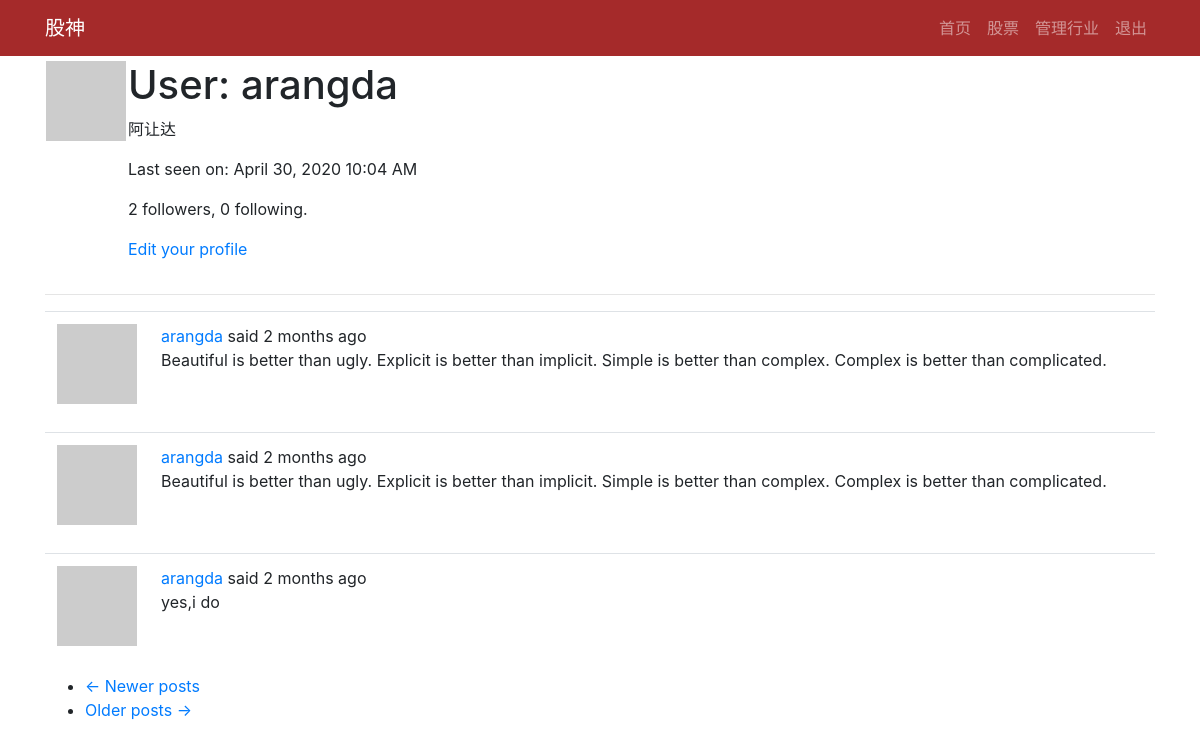
Page /user/arangda (signed in) on the earlier database version.
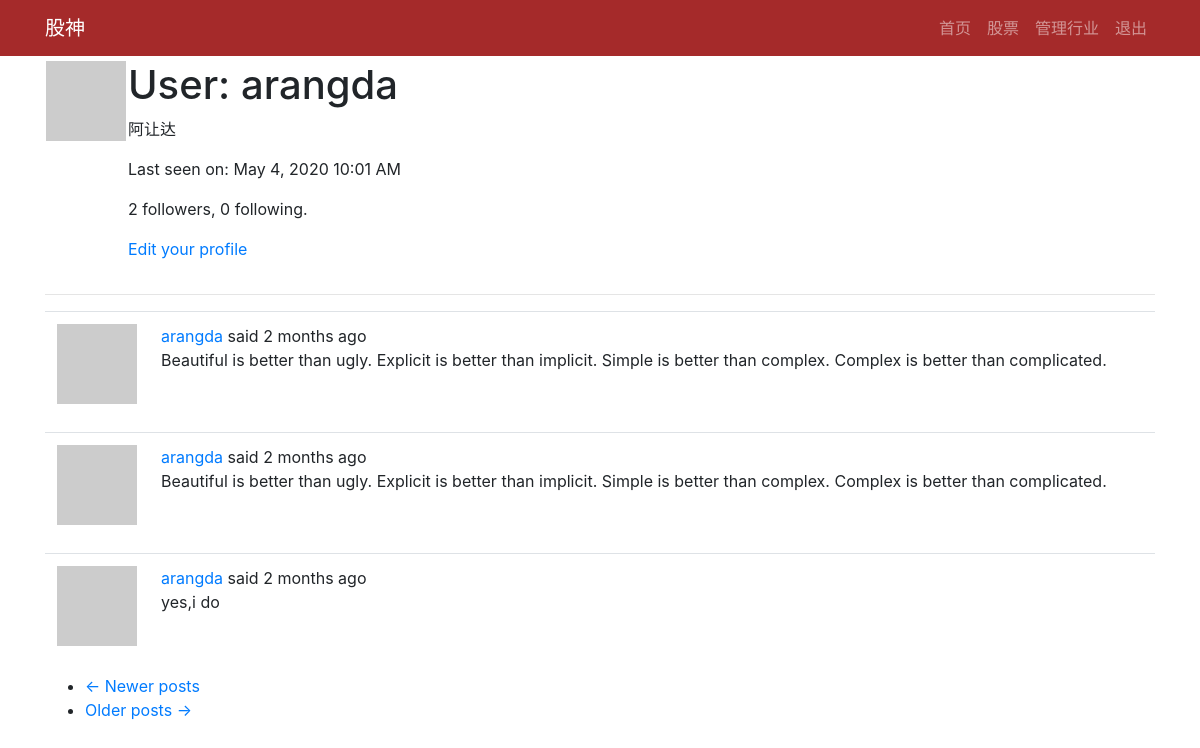
Same page on the later database version.
### app/models.py (models this page shows, shortened)
class PaginatedAPIMixin(object):
    @staticmethod
    def to_collection_dict(query, page, per_page, endpoint, **kwargs):
        resources = query.paginate(page, per_page, False)
        data = {
            'items': [item.to_dict() for item in resources.items],
            '_meta': {
                'page': page,
                'per_page': per_page,
                'total_pages': resources.pages,
                'total_items': resources.total
            },
            '_links': {
                'self': url_for(endpoint, page=page, per_page=per_page,
                                **kwargs),
                'next': url_for(endpoint, page=page + 1, per_page=per_page,
                                **kwargs) if resources.has_next else None,
                'prev': url_for(endpoint, page=page - 1, per_page=per_page,
                                **kwargs) if resources.has_prev else None
            }
        }
        return data

class User(PaginatedAPIMixin,UserMixin,db.Model):
    id = db.Column(db.Integer,primary_key=True)
    username = db.Column(db.String(64),index=True,unique=True)
    email = db.Column(db.String(120),index=True,unique=True)
    password_hash = db.Column(db.String(128))
    about_me = db.Column(db.String(140))
    last_seen = db.Column(db.DateTime,default=datetime.utcnow)
    posts = db.relationship('Post',backref='author',lazy='dynamic')
    messages_sent = db.relationship('Message',
                                    foreign_keys='Message.sender_id',
                                    backref='author', lazy='dynamic')
    messages_received = db.relationship('Message',
                                        foreign_keys='Message.recipient_id',
                                        backref='recipient', lazy='dynamic')
    last_message_read_time = db.Column(db.DateTime)
    token = db.Column(db.String(32), index=True, unique=True)
    token_expiration = db.Column(db.DateTime)
    notifications = db.relationship('Notification',backref='user',lazy='dynamic')
    followed = db.relationship(
        'User',secondary=followers,
        primaryjoin=(followers.c.follower_id == id),
        secondaryjoin=(followers.c.followed_id == id),
        backref=db.backref('followers',lazy='dynamic'),lazy='dynamic'
    )
    tasks = db.relationship('Task',backref='user',lazy='dynamic')
    def avatar(self,size):
        digest = md5(self.email.lower().encode('utf-8')).hexdigest()
        return 'https://www.gravatar.com/avatar/{}?d=identicon&s={}'.format(digest,size)
    def get_task_in_progress(self, name):
        return Task.query.filter_by(name=name, user=self,
                                    complete=False).first()

class Post(db.Model):
    id = db.Column(db.Integer,primary_key=True)
    body = db.Column(db.String(140))
    timestamp = db.Column(db.DateTime,index=True,default=datetime.utcnow)
    user_id = db.Column(db.Integer,db.ForeignKey('user.id'))
    language = db.Column(db.String(5))

### app/main/routes.py (the view)
@bp.route('/user/<username>')
@login_required
def user(username):
    user = User.query.filter_by(username=username).first_or_404()
    page = request.args.get('page',1,type=int)
    posts = user.posts.order_by(Post.timestamp.desc()).paginate(
        page,current_app.config['POSTS_PER_PAGE'],False
    )
    next_url = url_for('main.user',username=user.username,page=posts.next_num) if posts.has_next else None
    prev_url = url_for('main.user',username=user.username,page=posts.prev_num) if posts.has_prev else None
    return render_template('user.html', user=user, posts=posts.items,next_url=next_url,prev_url=prev_url)

### app/main/routes.py (called while the page is built)
@bp.before_app_request
def before_request():
    g.locale = str(get_locale())
    if current_user.is_authenticated:
        current_user.last_seen = datetime.utcnow()
        db.session.commit()

### app/models.py (called while the page is built)
@login.user_loader
def load_user(id):
    return User.query.get(int(id))

### app/templates/user.html (shortened to what this page needs)
{% extends "base.html" %}
{% block app_content %}
    <table>
        <tr valign="top">
            <td><img src="{{ user.avatar(128) }}"></td>
            <td>
                <h1>User: {{ user.username }}</h1>
                {% if user.about_me %}<p>{{ user.about_me }}</p>{% endif %}
                {% if user.last_seen %}<p>{{ _('Last seen on')}}: {{ moment(user.last_seen).format('LLL') }}</p>{% endif %}
                <p>{{ user.followers.count() }} {{_('followers')}}, {{ user.followed.count() }} {{ _('following')}}.</p>
                {% if user == current_user %}
                <p><a href="{{ url_for('main.edit_profile') }}">Edit your profile</a></p>
                {% elif not current_user.is_following(user) %}
                <p><a href="{{ url_for('main.follow', username=user.username) }}">{{ _('Follow') }}</a></p>
                {% else %}
                <p><a href="{{ url_for('main.unfollow', username=user.username) }}">{{ _('Unfollow') }}</a></p>
                {% endif %}
            </td>
        </tr>
    </table>
    <hr>
    {% for post in posts %}
        {% include '_post.html' %}
    {% endfor %}
    <nav aria-label="...">
        <ul class="pager">
            <li class="previous{% if not prev_url %} disabled{% endif %}">
                <a href="{{ prev_url or '#' }}">
                    <span aria-hidden="true">&larr;</span> Newer posts
                </a>
            </li>
            <li class="next{% if not next_url %} disabled{% endif %}">
                <a href="{{ next_url or '#' }}">
                    Older posts <span aria-hidden="true">&rarr;</span>
                </a>
            </li>
        </ul>
    </nav>
{% endblock %}

### app/templates/base.html (shortened to what this page needs)
{% from 'bootstrap/nav.html' import render_nav_item %}
<!DOCTYPE html>
<html lang="en">
  <head>
    {% block head %}
    <link rel="stylesheet" href="{{ url_for('static',filename='css/bootstrap.min.css')}}" >
    <link rel="stylesheet" href="{{ url_for('static',filename='open-iconic/font/css/open-iconic-bootstrap.css') }}">
    <link rel="stylesheet" href="{{ url_for('static',filename='css/main.css') }}">
    {% endblock %}
  </head>
  <body>
       <nav class="navbar navbar-expand-lg navbar-dark fixed-top" style="background-color:brown">
        <div class="container">
          <a class="navbar-brand" href="{{url_for('main.index')}}">股神</a>
          <div class="collapse navbar-collapse" id="navbarResponsive">
            <ul class="navbar-nav ml-auto">
              {{ render_nav_item('main.index', '首页',None,True) }}
              {% if current_user.is_authenticated %}
              {{ render_nav_item('shares.index', '股票',None,True) }}
              {{ render_nav_item('shares.manage_category', '管理行业',None,True) }}
              {{ render_nav_item('auth.logout', '退出',None,True) }}
              {% else %}
              {{ render_nav_item('auth.login', '登录',None,True) }}
              {% endif %}
            </ul>
          </div>
        </div>
      </nav>
{% block content %}
    <div class="container" style="padding-top:60px;">
        {% block app_content %}{% endblock %}
    </div>
{% endblock %}

### app/templates/_post.html (shortened to what this page needs)
<table class="table table-hover">
    <tr>
        <td width="70px">
            <a href="{{ url_for('main.user', username=post.author.username) }}">
                <img src="{{ post.author.avatar(70) }}" />
            </a>
        </td>
        <td>
            {{ _('%(username)s said %(when)s',username=user_link,when=moment(post.timestamp).fromNow()) }}
            <br>
            <span id="post{{ post.id }}">{{ post.body }}</span>
        </td>
    </tr>
</table>

Differences in the rows shown:
changed User "arangda": last_seen "April 30, 2020 10:04 AM" → "May 4, 2020 10:01 AM"
